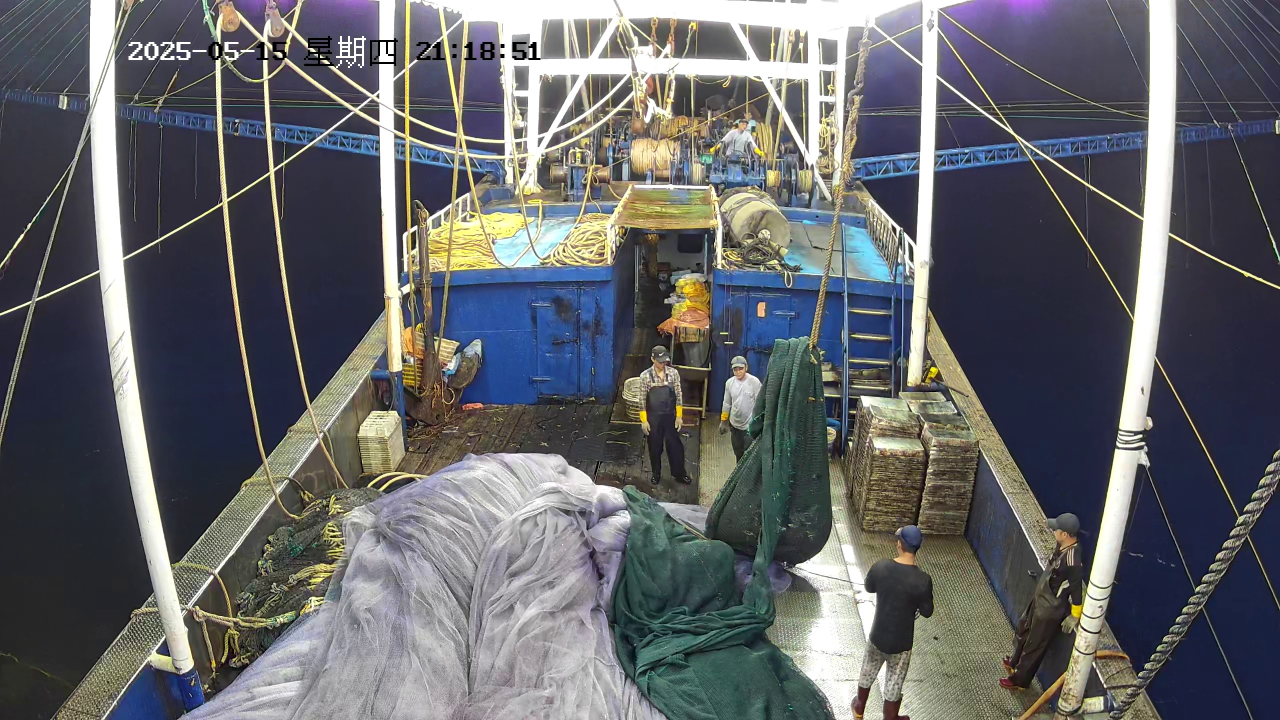
#> input picture roi_design/roi_reference_raw.jpg, 2560 x 1440 px, found by its file name (shown at 1/2 size)
$ python draw_roi_v1.py
#> lines starting #> are read from the running program, lines starting #| are printed output that depends on the picture; after the words box and inside, x2 and y2 are one past the last pixel; in counts of white or black regions, pixels touching at a corner belong together
"""Draw ROI zones on reference frame for visual confirmation."""
import cv2
import numpy as np

IMG = "J:/video_auto/roi_design/roi_reference_raw.jpg"
OUT1 = "J:/video_auto/roi_design/roi_layout_v1.jpg"
OUT2 = "J:/video_auto/roi_design/roi_layout_v1_with_coords.jpg"

ZONES = [
    ("LEFT", (500, 900, 1500, 1440), (0, 0, 255)),       # red
    ("TRANSFER", (950, 550, 1600, 1440), (0, 255, 0)),   # green
    ("RIGHT", (1500, 900, 2560, 1440), (255, 0, 0)),     # blue
]

font = cv2.FONT_HERSHEY_SIMPLEX

# Output 1: zones with labels
img1 = cv2.imread(IMG)
#> img1 is the input picture: shape (1440, 2560, 3); mean B, G, R 105.3, 101.4, 99.9
for name, (x1, y1, x2, y2), color in ZONES:
    cv2.rectangle(img1, (x1, y1), (x2, y2), color, 3)
    cx = (x1 + x2) // 2
    cy = (y1 + y2) // 2
    text_size = cv2.getTextSize(name, font, 1.2, 3)[0]
    tx = cx - text_size[0] // 2
    ty = cy + text_size[1] // 2
    cv2.putText(img1, name, (tx, ty), font, 1.2, color, 3, cv2.LINE_AA)
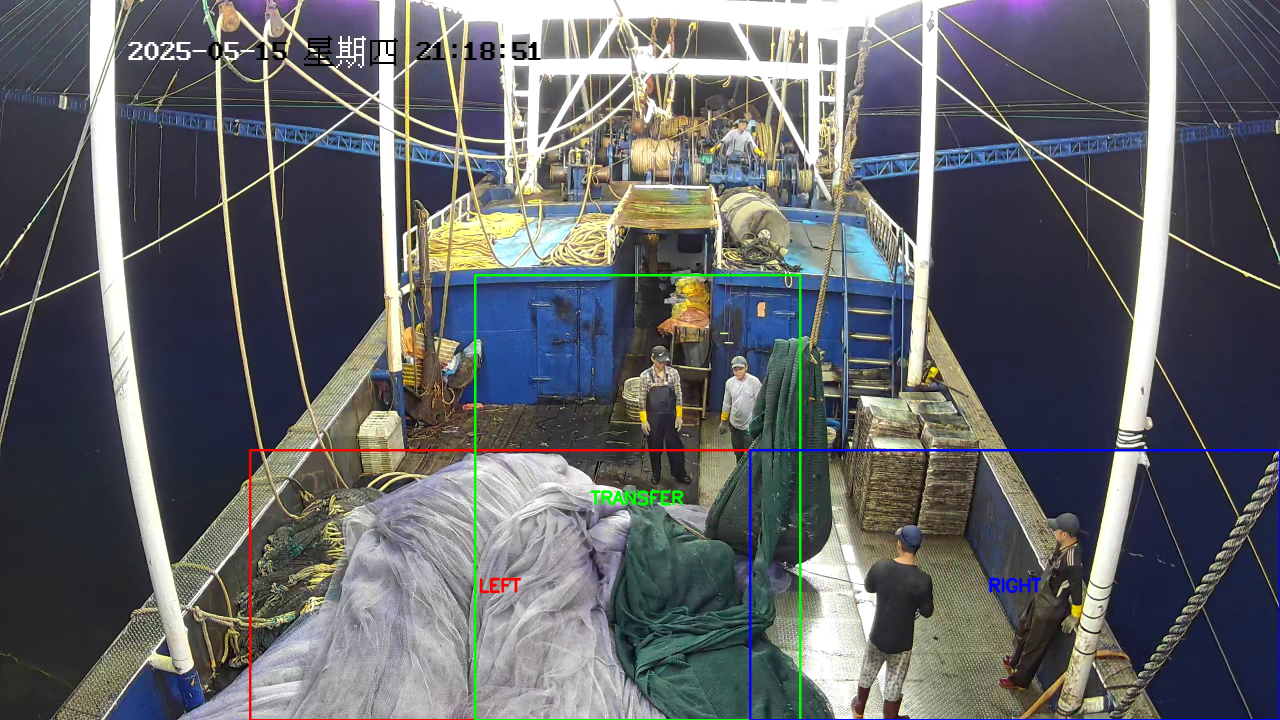
#> img1: shape (1440, 2560, 3) (shown at 1/2 size); 1.08% of pixels changed, all inside (x1, y1, x2, y2) = (498, 548, 2560, 1440)

cv2.imwrite(OUT1, img1, [cv2.IMWRITE_JPEG_QUALITY, 95])
print(f"1. {OUT1}")

# Output 2: zones with corner coordinates
img2 = cv2.imread(IMG)
for name, (x1, y1, x2, y2), color in ZONES:
    cv2.rectangle(img2, (x1, y1), (x2, y2), color, 3)
    cx = (x1 + x2) // 2
    cy = (y1 + y2) // 2
    text_size = cv2.getTextSize(name, font, 1.2, 3)[0]
    tx = cx - text_size[0] // 2
    ty = cy + text_size[1] // 2
    cv2.putText(img2, name, (tx, ty), font, 1.2, color, 3, cv2.LINE_AA)

    # Corner labels
    corners = [(x1, y1), (x2, y1), (x1, y2), (x2, y2)]
    offsets = [(5, -8), (-100, -8), (5, 20), (-100, 20)]
    for (cx_, cy_), (ox, oy) in zip(corners, offsets):
        label = f"({cx_},{cy_})"
        cv2.circle(img2, (cx_, cy_), 5, color, -1)
        cv2.putText(img2, label, (cx_ + ox, cy_ + oy), font, 0.5, color, 2, cv2.LINE_AA)
#> this loop made 3 passes
#> (text_size, tx, ty) on passes 1 to 3: ((87, 27), 957, 1183), ((189, 27), 1181, 1008), ((109, 27), 1976, 1183)
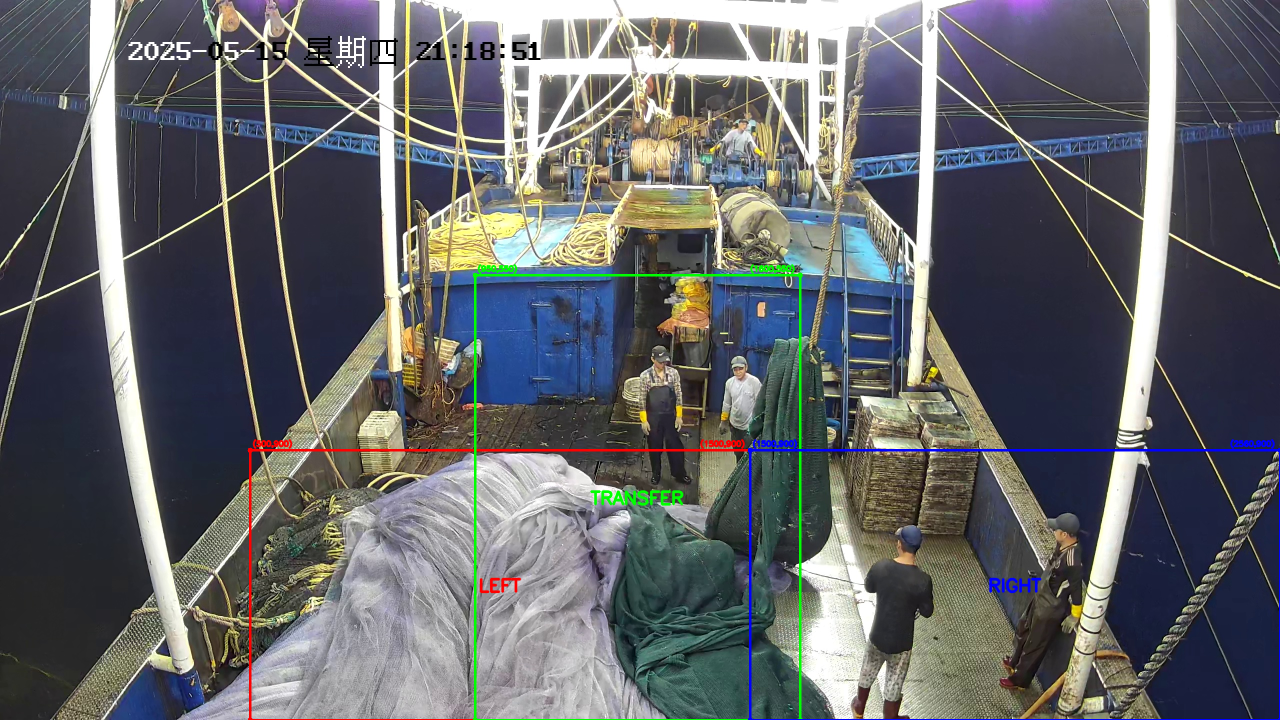
#> img2: shape (1440, 2560, 3) (shown at 1/2 size); 1.28% of pixels changed, all inside (x1, y1, x2, y2) = (495, 528, 2560, 1440)

cv2.imwrite(OUT2, img2, [cv2.IMWRITE_JPEG_QUALITY, 95])
print(f"2. {OUT2}")
print("Done.")
